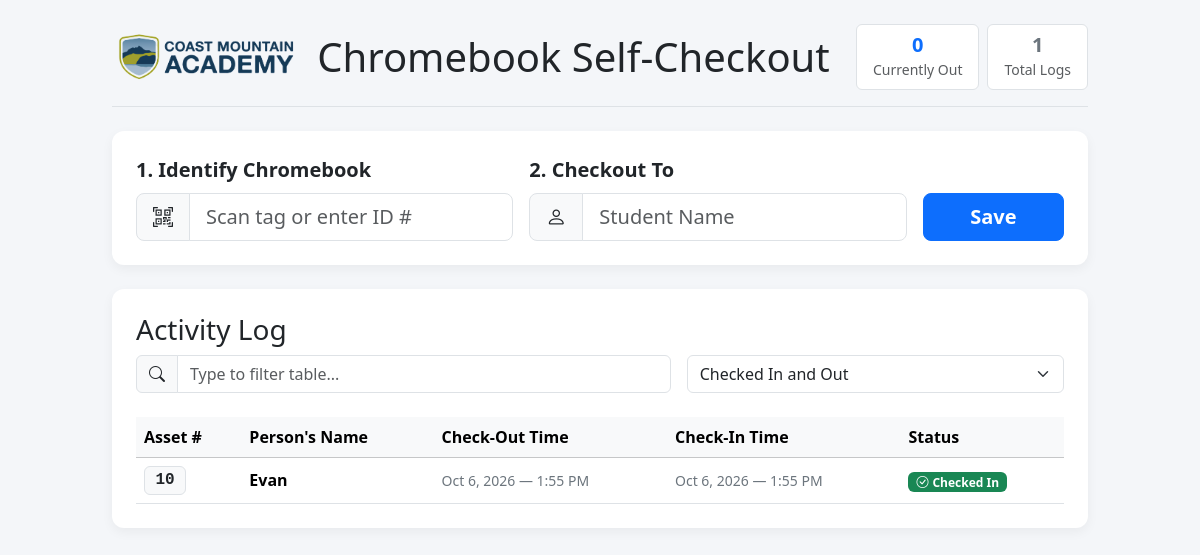
Before: / with the older database file.
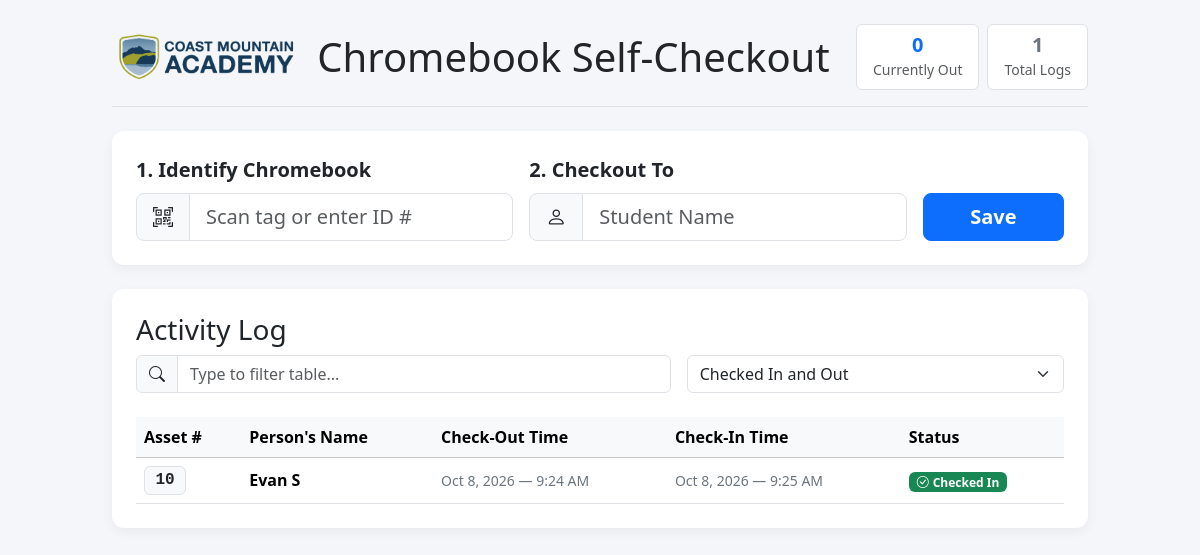
After: the same page with the newer database file.
### tables this page shows
CREATE TABLE checkouts (
        id INTEGER PRIMARY KEY AUTOINCREMENT,
        asset_number TEXT NOT NULL,
        user_name TEXT NOT NULL,
        checkout_time DATETIME NOT NULL,
        checkin_time DATETIME DEFAULT NULL,
        photo_uuid TEXT DEFAULT NULL
    );

### index.php (the view, shortened to what the changed rows need)
<?php
$dbFile = __DIR__ . '/chromebooks.sqlite';
try {
    $pdo = new PDO('sqlite:' . $dbFile);
    $pdo->setAttribute(PDO::ATTR_ERRMODE, PDO::ERRMODE_EXCEPTION);
    $pdo->setAttribute(PDO::ATTR_DEFAULT_FETCH_MODE, PDO::FETCH_ASSOC);
    $pdo->exec("CREATE TABLE IF NOT EXISTS checkouts (
        id INTEGER PRIMARY KEY AUTOINCREMENT,
        asset_number TEXT NOT NULL,
        user_name TEXT NOT NULL,
        checkout_time DATETIME NOT NULL,
        checkin_time DATETIME DEFAULT NULL,
        photo_uuid TEXT DEFAULT NULL
    )");
    $pdo->exec("CREATE UNIQUE INDEX IF NOT EXISTS idx_single_active_asset ON checkouts(asset_number) WHERE checkin_time IS NULL");
} catch (PDOException $e) {
    die("Database Error: " . htmlspecialchars($e->getMessage()));
}
$stmt = $pdo->prepare("SELECT * FROM checkouts ORDER BY id DESC");
$stmt->execute();
$checkouts = $stmt->fetchAll();
?>
<!DOCTYPE html>
<html lang="en">
<head>
    <link href="https://cdn.jsdelivr.net/npm/bootstrap@5.3.2/dist/css/bootstrap.min.css" rel="stylesheet">
    <link rel="stylesheet" href="https://cdn.jsdelivr.net/npm/bootstrap-icons@1.11.1/font/bootstrap-icons.css">
</head>
<body>
<div class="container py-4" style="max-width: 1000px;">
    <div class="d-flex justify-content-between align-items-center mb-4 pb-3 border-bottom">
        <div class="d-flex align-items-center gap-3">
            <div>
                <h1 class="mb-0">Chromebook Self-Checkout</h1>
            </div>
        </div>
    </div>
    <div class="card kiosk-card">
        <div class="card-body p-4">
            <div class="table-responsive">
                <table class="table table-hover align-middle mb-0" id="historyTable">
                    <thead class="table-light">
                        <tr>
                            <th>Asset #</th>
                            <th>Person's Name</th>
                            <th>Check-Out Time</th>
                            <th>Check-In Time</th>
                            <th>Status</th>
                        </tr>
                    </thead>
                    <tbody>
                        <?php if (empty($checkouts)): ?>
                            <tr id="emptyStaticRow">
                                <td colspan="5" class="text-center py-4 text-muted">
                                    <i class="bi bi-inbox fs-3 d-block mb-1"></i>
                                    No records found in database.
                                </td>
                            </tr>
                        <?php else: ?>
                            <?php foreach ($checkouts as $row): ?>
                                <?php
                                    $isOut = is_null($row['checkin_time']);
                                    $outTime = date('M j, Y — g:i A', strtotime($row['checkout_time']));
                                    $inTime = $isOut ? '—' : date('M j, Y — g:i A', strtotime($row['checkin_time']));
                                ?>
                                <tr data-asset="<?= htmlspecialchars(strtolower($row['asset_number'])) ?>"
                                    data-name="<?= htmlspecialchars(strtolower($row['user_name'])) ?>"
                                    data-status="<?= $isOut ? 'active' : 'returned' ?>">
                                    <td>
                                        <span class="fw-bold font-monospace badge bg-light text-dark border fs-6">
                                            <?= htmlspecialchars($row['asset_number']) ?>
                                        </span>
                                    </td>
                                    <td class="fw-semibold"><?= htmlspecialchars($row['user_name']) ?></td>
                                    <td><small class="text-secondary"><?= $outTime ?></small></td>
                                    <td><small class="text-secondary"><?= $inTime ?></small></td>
                                    <td>
                                        <?php if ($isOut): ?>
                                            <span class="badge badge-active px-2 py-1"><i class="bi bi-clock me-1"></i>Checked Out</span>
                                        <?php else: ?>
                                            <span class="badge badge-returned px-2 py-1"><i class="bi bi-check-circle me-1"></i>Checked In</span>
                                        <?php endif; ?>
                                    </td>
                                </tr>
                            <?php endforeach; ?>
                        <?php endif; ?>
                    </tbody>
                </table>
            </div>
        </div>
    </div>
</div>
</body>
</html>

Changed rows visible on the page:
changed checkouts: user_name "Evan" → "Evan S"; checkout_time "Oct 6, 2026 — 1:55 PM" → "Oct 8, 2026 — 9:24 AM"; checkin_time "Oct 6, 2026 — 1:55 PM" → "Oct 8, 2026 — 9:25 AM"
